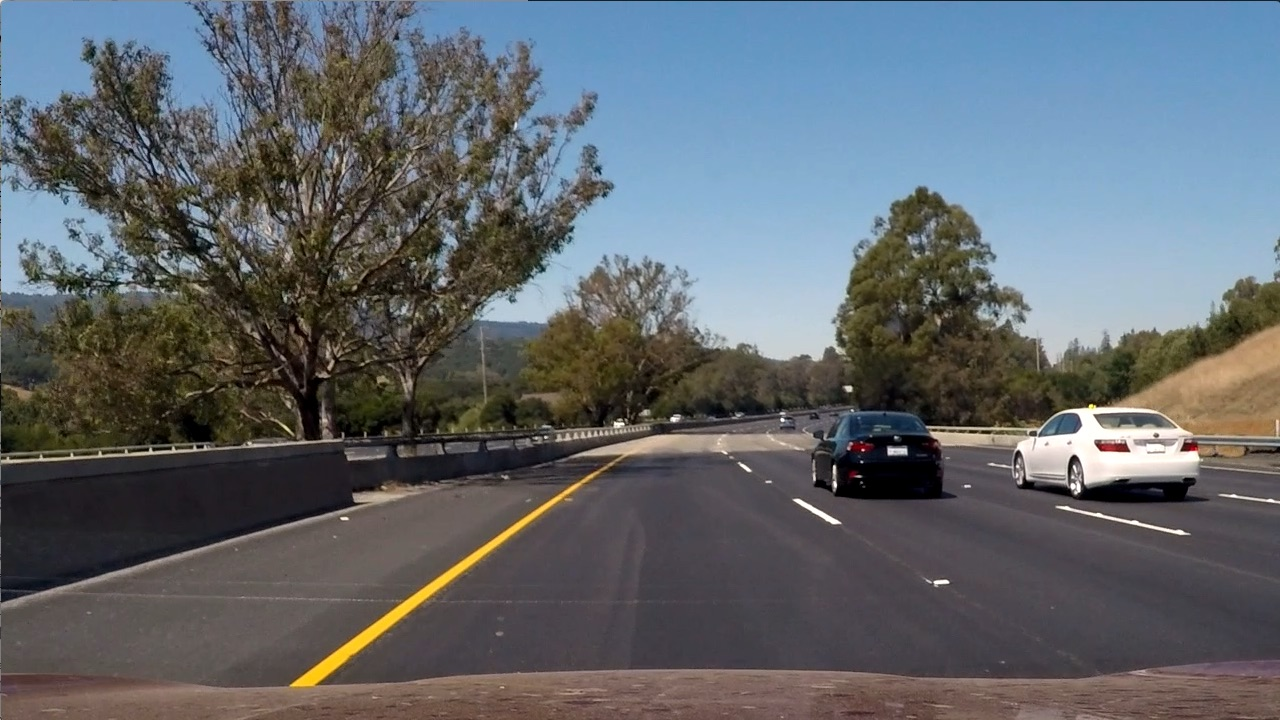
#> input picture test_images/test6.jpg, 1280 x 720 px
$ jupyter execute --allow-errors vehicle_raw.ipynb   (shell and % lines are left out)   (older library calls are emulated)
#> lines starting #> are read from the running program, lines starting #| are printed output that depends on the picture
[cell 1]
import numpy as np
import cv2
import matplotlib.pyplot as plt
import matplotlib.image as mpimg
import glob
from sklearn.preprocessing import StandardScaler
from skimage.feature import hog
# NOTE: the next import is only valid for scikit-learn version <= 0.17
# for scikit-learn >= 0.18 use:
from sklearn.model_selection import train_test_split
# from sklearn.cross_validation import train_test_split
import time
from sklearn import svm
from sklearn.model_selection import GridSearchCV
from sklearn.svm import LinearSVC
from scipy.ndimage.measurements import label
import random

[cell 2]
### TODO: Tweak these parameters and see how the results change.
color_space = 'RGB' # Can be RGB, HSV, LUV, HLS, YUV, YCrCb
orient = 9  # HOG orientations
pix_per_cell = 8 # HOG pixels per cell
cell_per_block = 2 # HOG cells per block
hog_channel = 'ALL' # Can be 0, 1, 2, or "ALL"
spatial_size = (32, 32) # Spatial binning dimensions
hist_bins = 32    # Number of histogram bins
spatial_feat = False # Spatial features on or off
hist_feat = False # Histogram features on or off
hog_feat = True # HOG features on or off

[cell 3]
# Define a function to compute binned color features
# [44 lines left out: functions bin_spatial, color_hist, convert_color, get_hog_features, not called in this run]

# Define a function to extract features from a list of images
# Have this function call bin_spatial() and color_hist()
def extract_features(imgs, color_space='RGB', spatial_size=(32, 32),
                        hist_bins=32, orient=9,
                        pix_per_cell=8, cell_per_block=2, hog_channel=0,
                        spatial_feat=True, hist_feat=True, hog_feat=True):
    # Create a list to append feature vectors to
    features = []
    # Iterate through the list of images
    for file in imgs:
        file_features = []
        # Read in each one by one
        image = mpimg.imread(file)
        # apply color conversion if other than 'RGB'
        if color_space != 'RGB':
            if color_space == 'HSV':
                feature_image = cv2.cvtColor(image, cv2.COLOR_RGB2HSV)
            elif color_space == 'LUV':
                feature_image = cv2.cvtColor(image, cv2.COLOR_RGB2LUV)
            elif color_space == 'HLS':
                feature_image = cv2.cvtColor(image, cv2.COLOR_RGB2HLS)
            elif color_space == 'YUV':
                feature_image = cv2.cvtColor(image, cv2.COLOR_RGB2YUV)
            elif color_space == 'YCrCb':
                feature_image = cv2.cvtColor(image, cv2.COLOR_RGB2YCrCb)
        else: feature_image = np.copy(image)

        if spatial_feat == True:
            spatial_features = bin_spatial(feature_image, size=spatial_size)
            file_features.append(spatial_features)
        if hist_feat == True:
            # Apply color_hist()
            hist_features = color_hist(feature_image, nbins=hist_bins)
            file_features.append(hist_features)
        if hog_feat == True:
            if hog_channel == 'ALL':
                hog_features = []
                for channel in range(feature_image.shape[2]):
                    hog_features.append(get_hog_features(feature_image[:,:,channel],
                                        orient, pix_per_cell, cell_per_block,
                                        vis=False, feature_vec=True))
                hog_features = np.ravel(hog_features)
            else:
                hog_features = get_hog_features(feature_image[:,:,hog_channel], orient,
                            pix_per_cell, cell_per_block, vis=False, feature_vec=True)
            # Append the new feature vector to the features list
            file_features.append(hog_features)
        features.append(np.concatenate(file_features))
    # Return list of feature vectors
    return features

[cell 4]
def svm_clf(color_space='RGB', spatial_size=(32, 32),
                        hist_bins=32, orient=9,
                        pix_per_cell=8, cell_per_block=2, hog_channel='All',
                        spatial_feat=False, hist_feat=False, hog_feat=True):
    # Divide up into cars and notcars
#     images_veh = glob.glob('vehicles/*/*.png')
    cars = glob.glob('vehicles/KITTI_extracted/*.png')
    notcars = glob.glob('non-vehicles/*/*.png')
    random.shuffle(cars)
    random.shuffle(notcars)

    sample_size = 800
    cars = cars[0:sample_size]
    notcars = notcars[0:sample_size]

    y_start_stop = [None, None] # Min and max in y to search in slide_window()
    #y_start_stop = [400, 800] # Min and max in y to search in slide_window()

    car_features = extract_features(cars, color_space=color_space,
                            spatial_size=spatial_size, hist_bins=hist_bins,
                            orient=orient, pix_per_cell=pix_per_cell,
                            cell_per_block=cell_per_block,
                            hog_channel=hog_channel, spatial_feat=spatial_feat,
                            hist_feat=hist_feat, hog_feat=hog_feat)
    notcar_features = extract_features(notcars, color_space=color_space,
                            spatial_size=spatial_size, hist_bins=hist_bins,
                            orient=orient, pix_per_cell=pix_per_cell,
                            cell_per_block=cell_per_block,
                            hog_channel=hog_channel, spatial_feat=spatial_feat,
                            hist_feat=hist_feat, hog_feat=hog_feat)

    # Create an array stack of feature vectors
    X = np.vstack((car_features, notcar_features)).astype(np.float64)
    # Fit a per-column scaler
    X_scaler = StandardScaler().fit(X)
    # Apply the scaler to X
    scaled_X = X_scaler.transform(X)

    # Define the labels vector
    y = np.hstack((np.ones(len(car_features)), np.zeros(len(notcar_features))))

    # Split up data into randomized training and test sets
    rand_state = np.random.randint(0, 100)
    X_train, X_test, y_train, y_test = train_test_split(
        scaled_X, y, test_size=0.2, random_state=rand_state)

    print('Using:',orient,'orientations',pix_per_cell,
        'pixels per cell and', cell_per_block,'cells per block')
    print('Feature vector length:', len(X_train[0]))

    #cross validation by GridSearchCV
    parameters = {'kernel':('linear', 'rbf'), 'C':[1, 10]}
    svr = svm.SVC()
    svc = GridSearchCV(svr, parameters)

    # Check the training time for the SVC
    svc.fit(X_train, y_train)
    # Check the score of the SVC
    print('Test Accuracy of SVC = ', round(svc.score(X_test, y_test), 4))
    print(svc.best_params_)
    # Check the prediction time for a single sample
    n_predict = 10
    print('My SVC predicts: ', svc.predict(X_test[0:n_predict]))
    print('For these',n_predict, 'labels: ', y_test[0:n_predict])

    return svc, X_scaler

#> (a cell that did not finish here is left out)

[cell 6]
# Define a function to compute binned color features
# [96 lines left out: functions bin_spatial, color_hist, convert_color, get_hog_features, extract_features, not called in this run]

# Define a function that takes an image,
# start and stop positions in both x and y,
# window size (x and y dimensions),
# and overlap fraction (for both x and y)
def slide_window(img, window_list, x_start_stop=[None, None], y_start_stop=[None, None],
                    xy_window=(64, 64), xy_overlap=(0.5, 0.5)):
    # If x and/or y start/stop positions not defined, set to image size
    if x_start_stop[0] == None:
        x_start_stop[0] = 0
    if x_start_stop[1] == None:
        x_start_stop[1] = img.shape[1]
    if y_start_stop[0] == None:
        y_start_stop[0] = 0
    if y_start_stop[1] == None:
        y_start_stop[1] = img.shape[0]
    # Compute the span of the region to be searched
    xspan = x_start_stop[1] - x_start_stop[0]
    yspan = y_start_stop[1] - y_start_stop[0]
    # Compute the number of pixels per step in x/y
    nx_pix_per_step = np.int(xy_window[0]*(1 - xy_overlap[0]))
    ny_pix_per_step = np.int(xy_window[1]*(1 - xy_overlap[1]))
    # Compute the number of windows in x/y
    nx_buffer = np.int(xy_window[0]*(xy_overlap[0]))
    ny_buffer = np.int(xy_window[1]*(xy_overlap[1]))
    nx_windows = np.int((xspan-nx_buffer)/nx_pix_per_step)
    ny_windows = np.int((yspan-ny_buffer)/ny_pix_per_step)
    # Initialize a list to append window positions to
#     window_list = []
    # Loop through finding x and y window positions
    # Note: you could vectorize this step, but in practice
    # you'll be considering windows one by one with your
    # classifier, so looping makes sense
    for ys in range(ny_windows):
        for xs in range(nx_windows):
            # Calculate window position
            startx = xs*nx_pix_per_step + x_start_stop[0]
            endx = startx + xy_window[0]
            starty = ys*ny_pix_per_step + y_start_stop[0]
            endy = starty + xy_window[1]

            # Append window position to list
            window_list.append(((startx, starty), (endx, endy)))
    # Return the list of windows
    return window_list

# Define a function to draw bounding boxes
def draw_boxes(img, bboxes, color=(0, 0, 255), thick=6):
    # Make a copy of the image
    imcopy = np.copy(img)
    # Iterate through the bounding boxes
    for bbox in bboxes:
        # Draw a rectangle given bbox coordinates
        cv2.rectangle(imcopy, bbox[0], bbox[1], color, thick)
    # Return the image copy with boxes drawn
    return imcopy

# Define a function to extract features from a single image window
# This function is very similar to extract_features()
# just for a single image rather than list of images
# [77 lines left out: functions single_img_features, search_windows, not called in this run]

[cell 7]
y_start_stop = [None, None] # Min and max in y to search in slide_window()
y_start_stop = [300, 556] # Min and max in y to search in slide_window()
xy_overlap = 0.7

image = mpimg.imread('test_images/test6.jpg')
#> image is the input picture: shape (720, 1280, 3); mean R, G, B 97, 102.6, 107.9

draw_image = np.copy(image)

windows = []
windows = slide_window(image, windows, x_start_stop=[None, None], y_start_stop=y_start_stop,xy_window=(64, 64), xy_overlap=(xy_overlap, xy_overlap))
#> windows = 715 items
windows = slide_window(image, windows, x_start_stop=[None, None], y_start_stop=y_start_stop,xy_window=(96, 96), xy_overlap=(xy_overlap, xy_overlap))
#> windows = 973 items
windows = slide_window(image, windows, x_start_stop=[None, None], y_start_stop=y_start_stop,xy_window=(128, 128), xy_overlap=(xy_overlap, xy_overlap))
#> windows = 1097 items

window_img = draw_boxes(image, windows, color=(0, 0, 255), thick=6)
#> the loop in draw_boxes, `for bbox in bboxes:` made 1097 passes
#> bbox on passes 1 to 3: ((0, 300), (64, 364)), ((19, 300), (83, 364)), ((38, 300), (102, 364))
#> after the loop in draw_boxes, `for bbox in bboxes:`:
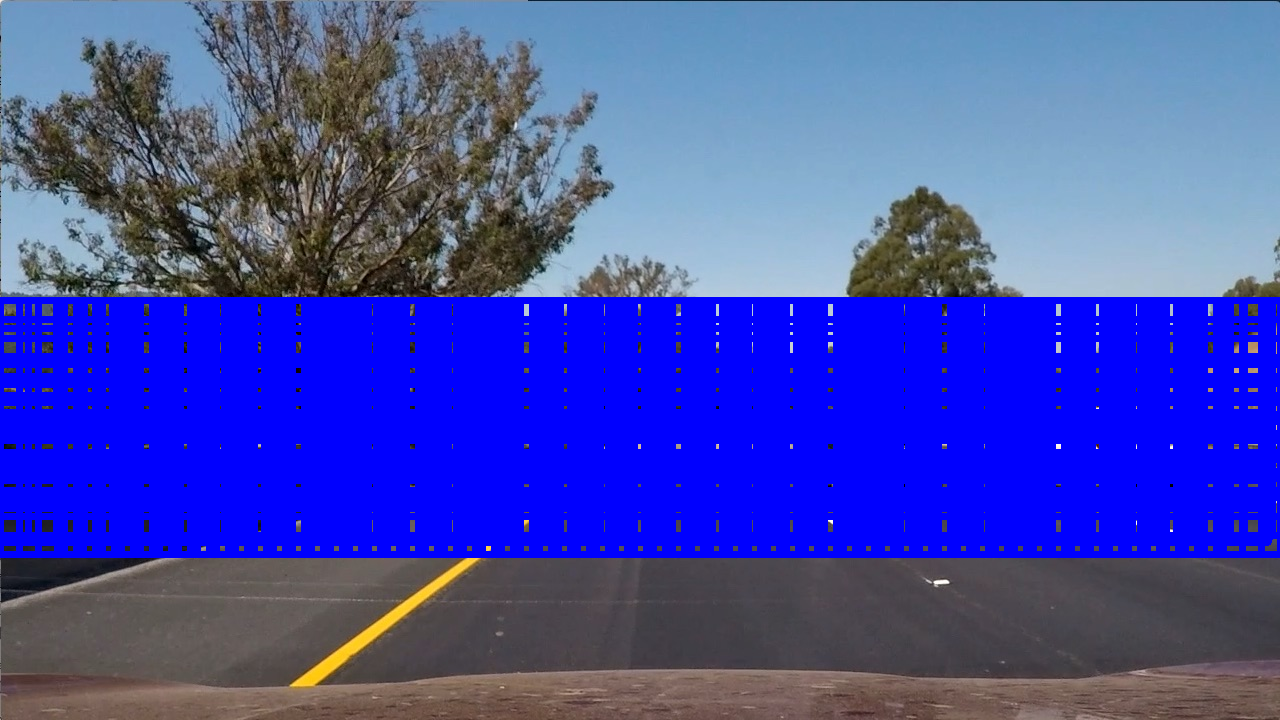
#> imcopy: shape (720, 1280, 3); mean R, G, B 67.4, 74.9, 172.4
plt.imshow(window_img)

#> (the rest of this cell did not finish here and is left out)


$ run again, with test_images/test1.jpg copied over test_images/test6.jpg
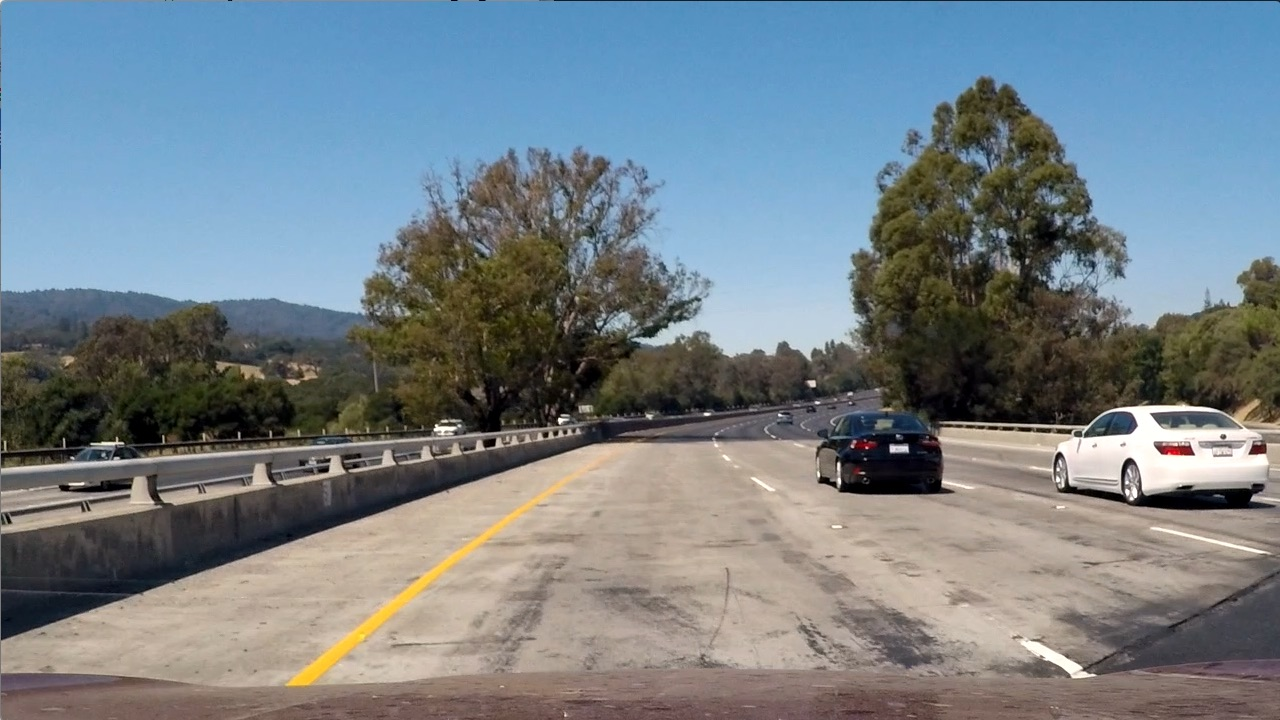
#> input picture test_images/test1.jpg, 1280 x 720 px
#> image is the input picture: shape (720, 1280, 3); mean R, G, B 117.5, 128.7, 135.5
#> `windows = slide_window(image, windows, x_start_stop=[None, None], y_st..`: windows = 715 items
#> `windows = slide_window(image, windows, x_start_stop=[None, None], y_st..`: windows = 973 items
#> `windows = slide_window(image, windows, x_start_stop=[None, None], y_st..`: windows = 1097 items
#> the loop in draw_boxes, `for bbox in bboxes:` made 1097 passes
#> bbox on passes 1 to 3: ((0, 300), (64, 364)), ((19, 300), (83, 364)), ((38, 300), (102, 364))
#> after the loop in draw_boxes, `for bbox in bboxes:`:
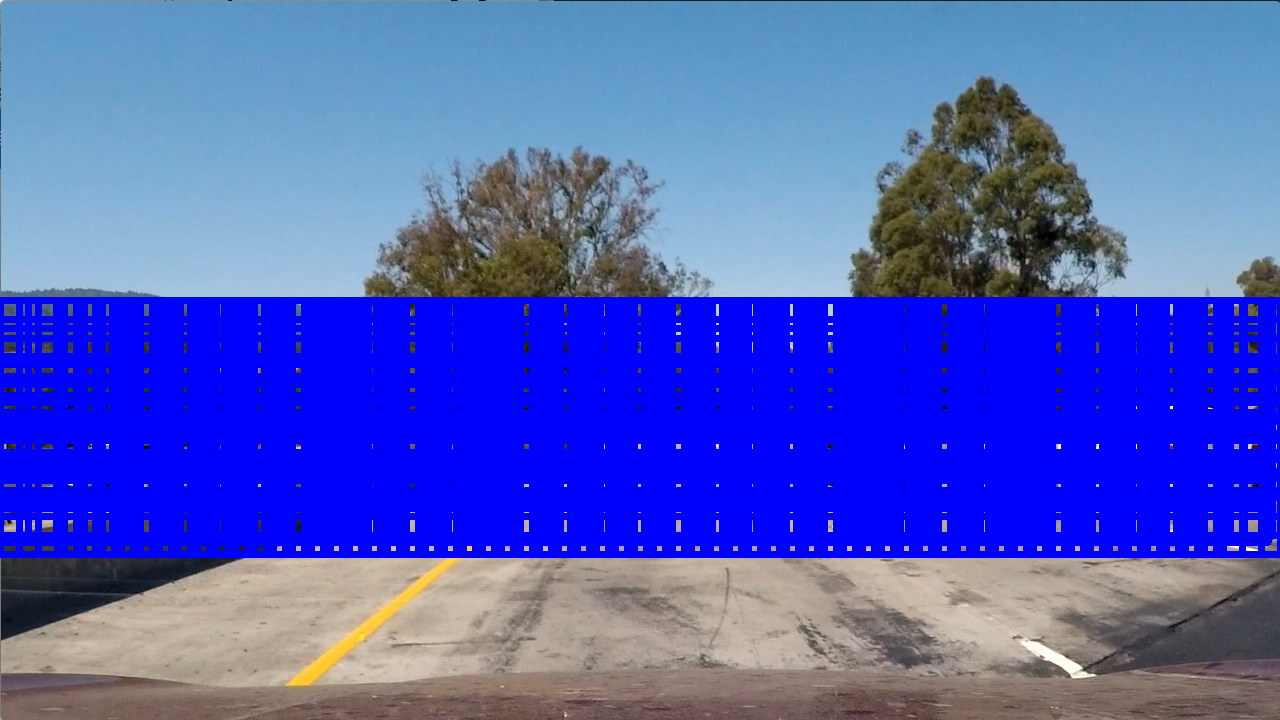
#> imcopy: shape (720, 1280, 3); mean R, G, B 80.2, 93.3, 193

$ run again, with test_images/test2.jpg copied over test_images/test6.jpg
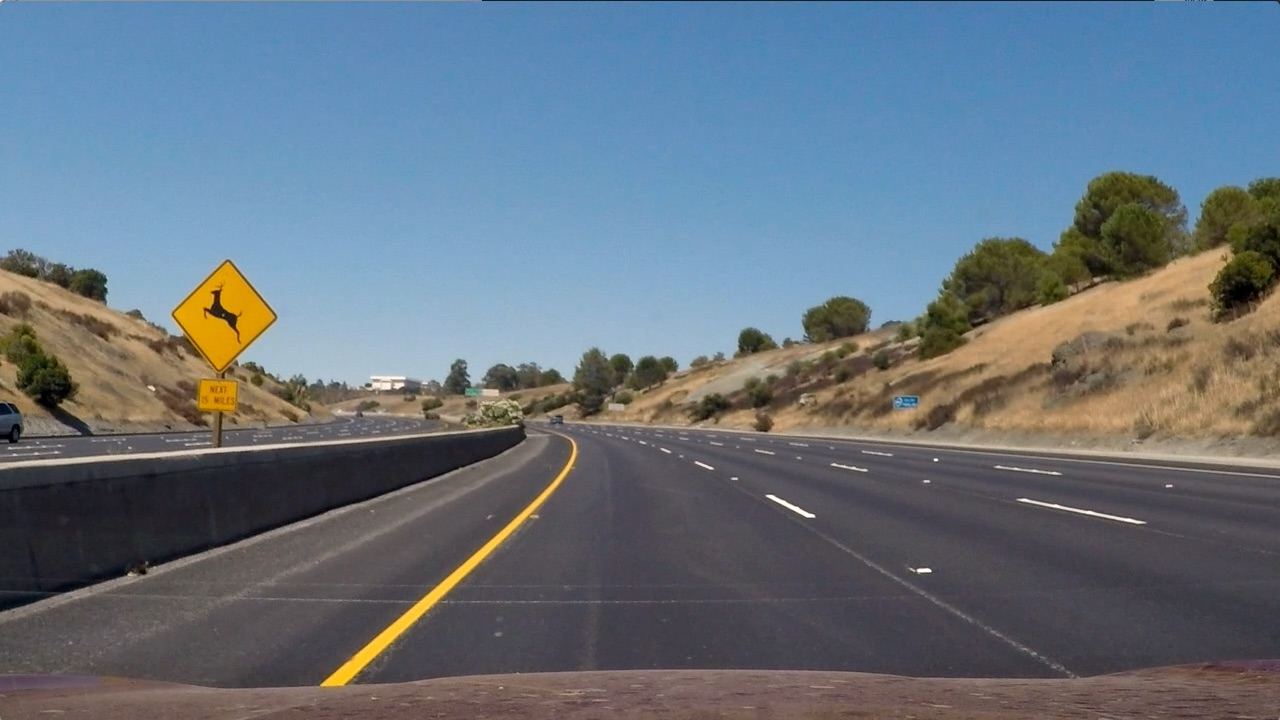
#> input picture test_images/test2.jpg, 1280 x 720 px
#> image is the input picture: shape (720, 1280, 3); mean R, G, B 102.8, 114.6, 125.5
#> `windows = slide_window(image, windows, x_start_stop=[None, None], y_st..`: windows = 715 items
#> `windows = slide_window(image, windows, x_start_stop=[None, None], y_st..`: windows = 973 items
#> `windows = slide_window(image, windows, x_start_stop=[None, None], y_st..`: windows = 1097 items
#> the loop in draw_boxes, `for bbox in bboxes:` made 1097 passes
#> bbox on passes 1 to 3: ((0, 300), (64, 364)), ((19, 300), (83, 364)), ((38, 300), (102, 364))
#> after the loop in draw_boxes, `for bbox in bboxes:`:
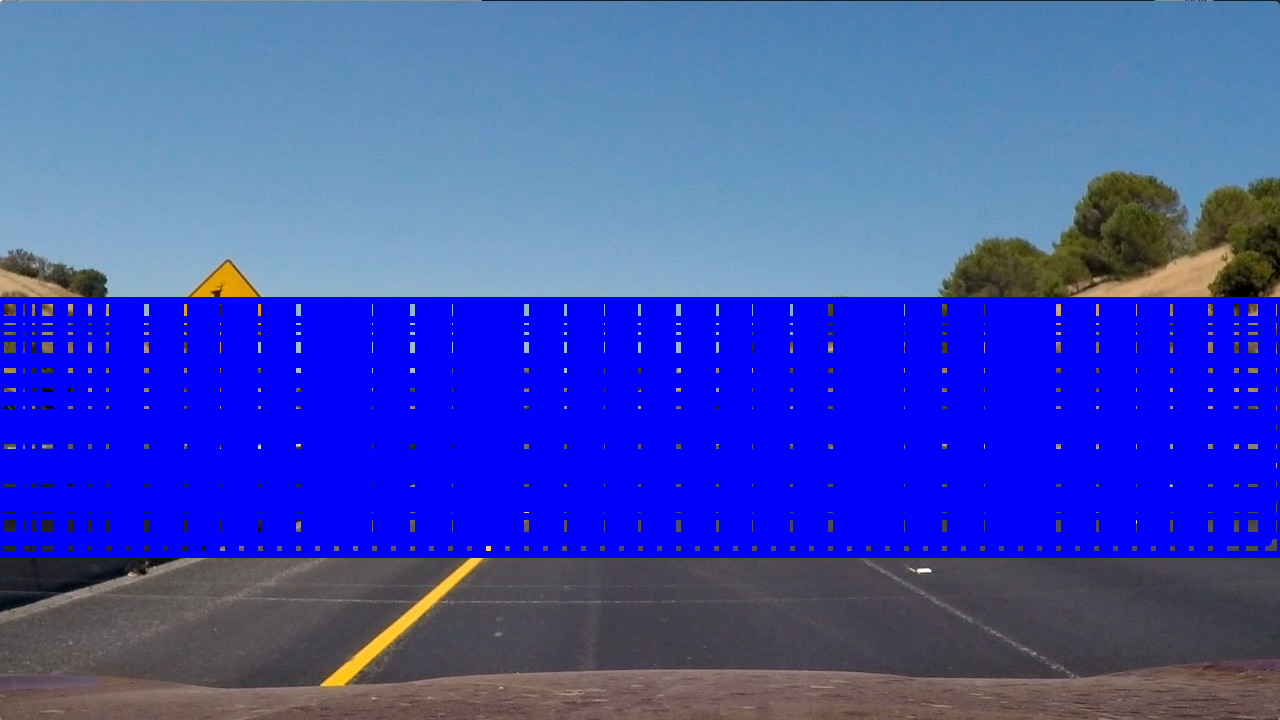
#> imcopy: shape (720, 1280, 3); mean R, G, B 63.5, 77.9, 181.6
